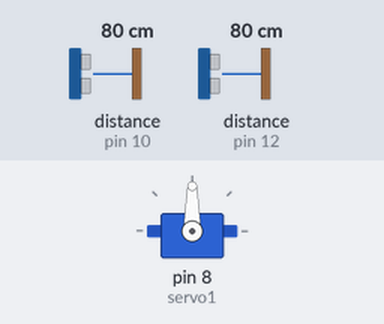
Bench run of a sketch on a simulated Arduino Uno, built with avr-gcc and run on an emulated ATmega328P. Shown: servo. Wiring (inferred from the names in the program): 2 × ultrasonic range finder: trigger pin 9, echo pin 10 / trigger pin 11, echo pin 12. Inputs (shaded band) come from the test bench; at power-on: distance to the obstacle (sensors on pin 10, pin 12) 80 cm. The echo pulse lasts 58.3 µs per cm.

Above: at 0.1 s.
At 1.1 s:
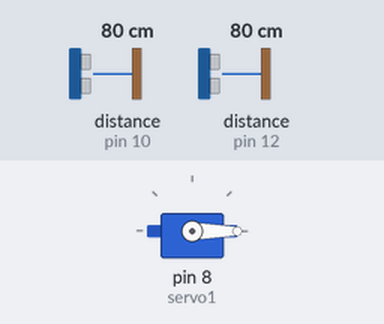
Timing chart, 0 to 2.6 s (numbered marks = the images above):
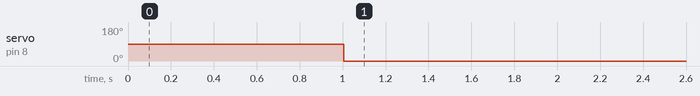

Measured:
- by itself, servo on pin 8 (servo1): 90° → 0° at 1.0 s

The sketch:

double-ultrasonic-servo.ino
```cpp
int trigPin1 = 9;
int echoPin1 = 10;
int trigPin2 = 11;
int echoPin2 = 12;
long duration1, duration2, cm1, cm2, inches; //creates multiple measurements

#include <Servo.h>

Servo servo1; // create servo object to control sevo
int pos = 0;    // variable to store the servo position
void setup() {
  //start serial
  //Serial.begin (115200);
  //Define inputs and outputs
  pinMode(trigPin1, OUTPUT);
  pinMode(trigPin2, OUTPUT);
  pinMode(echoPin1, INPUT);
  pinMode(echoPin2, INPUT);
  servo1.attach(8);// attach servo to pin 8 to the servo object

}

void loop() {

  // ultrasonic is triggered by a HIGH pulse of 10 or more microseconds
  // Give a short LOW pulse beforehand to ensure a clean HIGH pulse:
  digitalWrite(trigPin1, LOW);
  digitalWrite(trigPin2, LOW); // should i repeat this step w/ the delay?
  delayMicroseconds(5);
  digitalWrite(trigPin1, HIGH);
  digitalWrite(trigPin2, HIGH); // see above
  delayMicroseconds(10);
  digitalWrite(trigPin1, LOW);
  digitalWrite(trigPin2, LOW); // see above

  // Read the signal from the ultrasonic sensor: a HIGH pulse whose
  // duration1 is the time in microseconds from the sending
  // of the ping to the reception of its echo off an object.
  pinMode(echoPin1, INPUT);
  pinMode(echoPin2, INPUT);
  duration1 = pulseIn(echoPin1, HIGH);
  duration2 = pulseIn(echoPin2, HIGH);

  //Convert time into distance (ultrasonic)
  cm1 = (duration1/2)/29.1;
  cm2 = (duration2/2)/29.1;
  //Serial.print(cm1);
  //Serial.println();
  //SERVO
  if (cm1 < 30)
  {
    servo1.write(pos); // tell servo to go to position in variable 'pos'
    delay(15); // waits 15ms for the servo to reach the position
    if (pos != 180)
    {
      pos = pos + 15;
    }
  delay(250);
  }

  else if (cm2 < 30)
  {
    servo1.write(pos); // tell servo to go to position in variable 'pos'
    delay(15); // waits 15ms for the servo to reach the position
    if (pos != 180)
    {
      pos = pos - 15;
    }
  delay(250);
  }
  else if (cm1 <30 & cm2 < 30) // if both are triggered
  {
    pos = pos;
  }
}
```
